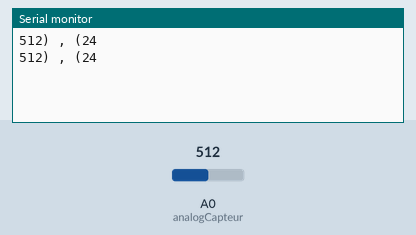
This sketch was run on a simulated Arduino Uno, built with avr-gcc and run on an emulated ATmega328P. Parts: the last lines printed to the serial monitor. Inputs (shaded band) come from the test bench; at power-on: A0 (analogCapteur) = 512.

Above: at 1.8 s.
1.9 s: A0 (analogCapteur) set to 716
At 2.8 s:
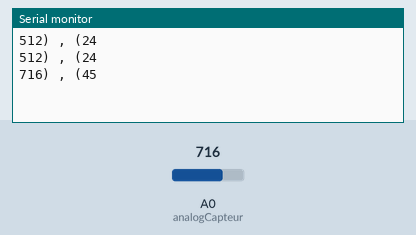
3.4 s: A0 (analogCapteur) set to 900
At 4.8 s:
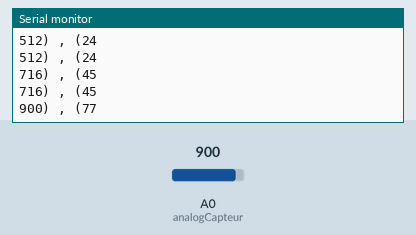
Timing chart, 0 to 6.4 s (numbered marks = the images above; inputs shaded):
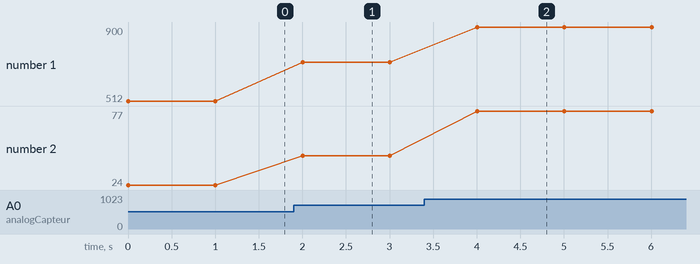

The sketch:

sensor_temperatura.ino
```cpp
#include <math.h>
int analogCapteur = A0;
int digitCapteur=5;

double Thermistor(int RawADC) {

  double Temp;

  Temp = log(10000.0 * ((1024.0/RawADC-1)));

  Temp = 1 / (0.001129148 + (0.000234125 + (0.0000000876741 * Temp * Temp)) * Temp);

  Temp = Temp - 273.15;

  return Temp;

}


void setup() {
//pinMode (analogCapteur, INPUT);
 Serial.begin(9600);
 pinMode(digitCapteur,INPUT);
}

void loop() {

int readVal = analogRead(analogCapteur);
int  temp = Thermistor(readVal);
Serial.print(readVal);
Serial.print(") , (");
Serial.println(temp);

delay(1000);
}
```

Measured:
- after the input at 1.9 s, the serial monitor: prints a new line after 0.10 s (image 1)
- after the input at 3.4 s, the serial monitor: prints a new line after 0.60 s (image 2)
- plotted number 1: 512 → 716 after the input at 1.9 s, 716 → 900 after the input at 3.4 s
- plotted number 2: 24 → 45 after the input at 1.9 s, 45 → 77 after the input at 3.4 s
